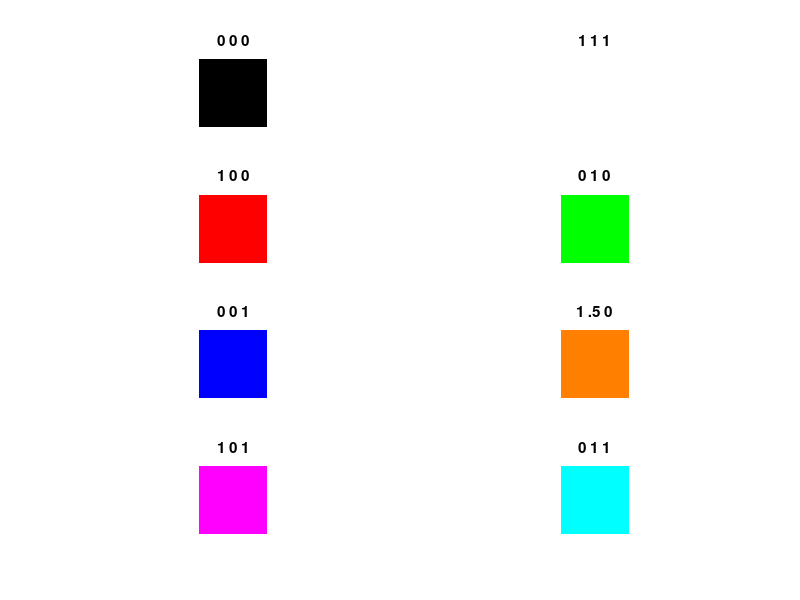

Write MATLAB code to recreate this figure.
mat_0=zeros(500,500);
mat_1=ones(500,500);
mat_half=mat_1*0.5;
b1=cat(3,mat_0,mat_0,mat_0);
b2=cat(3,mat_1,mat_1,mat_1);
b3=cat(3,mat_1,mat_0,mat_0);
b4=cat(3,mat_0,mat_1,mat_0);
b5=cat(3,mat_0,mat_0,mat_1);
b6=cat(3,mat_1,mat_half,mat_0);
b7=cat(3,mat_1,mat_0,mat_1);
b8=cat(3,mat_0,mat_1,mat_1);



subplot(4,2,1)
imshow(b1);
title('0 0 0')
subplot(4,2,2)
imshow(b2);
title('1 1 1')
subplot(4,2,3)
imshow(b3);
title('1 0 0')
subplot(4,2,4)
imshow(b4);
title('0 1 0')
subplot(4,2,5)
imshow(b5);
title('0 0 1')
subplot(4,2,6)
imshow(b6);
title('1 .5 0')
subplot(4,2,7)
imshow(b7);
title('1 0 1')
subplot(4,2,8)
imshow(b8);
title('0 1 1')





